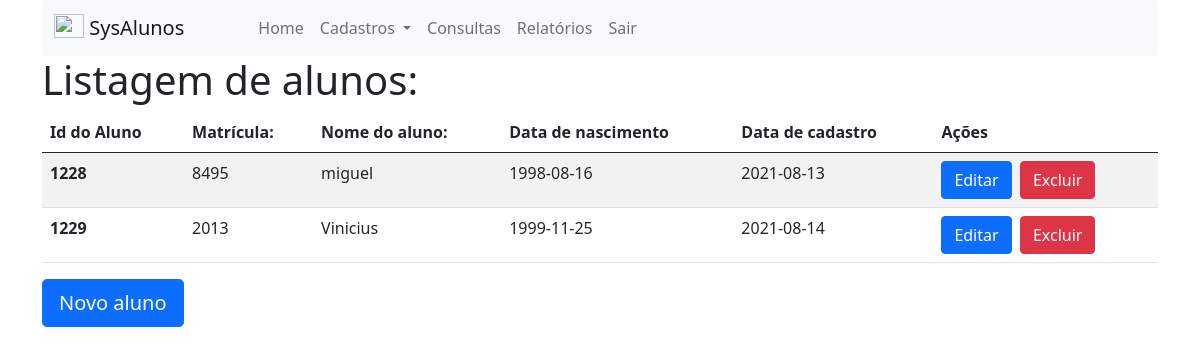
The page /alunos_list.php on the database its author committed.
### tables this page shows
CREATE TABLE `alunos` (
  `idalunos` int(10) unsigned NOT NULL AUTO_INCREMENT,
  `matricula` varchar(45) NOT NULL,
  `nome` varchar(100) NOT NULL,
  `dt_nascimento` date NOT NULL,
  `dt_cadastro` date NOT NULL,
  PRIMARY KEY (`idalunos`)
);

### alunos_list.php (the view, shortened to what this page needs)
<?php
    require_once("conexao.php");
    $tipoAcesso = $_SESSION["tipo_acesso"];
?>
<!DOCTYPE html>
<html lang="pt-br">
<head>
    <link href="css/bootstrap.min.css" rel="stylesheet">
    <link href="css/sweetalert2.css" rel="stylesheet">
</head>
<body>
<div class="container">
    <nav class="navbar navbar-expand-lg navbar-light bg-light rounded">
            <div class="container-fluid">
                <a class="navbar-brand" href="#">
                    <img src="img/studentmeets_4873.png" alt="" width="30" height="24" class="d-inline-block align-text-top">
                    SysAlunos
                </a>
            <div class="collapse navbar-collapse" id="navbarSupportedContent">
                    <ul class="navbar-nav me-auto mb-2 mb-lg-0" style="margin-left: 50px;">
                        <li class="nav-item">
                            <a class="nav-link" aria-current="page" href="admin.php">Home</a>
                        </li>
                        <?php
                            $mnuCadastro = "<li class='nva-item dropdown active'>
                                            <a class='nav-link dropdown-toggle' href='#' id='mnuCadastroDown' role='button' data-bs-toggle='dropdown' aria-expanded='false'>
                                            Cadastros
                                            </a>
                                            <ul class='dropdown-menu aria-labelledby='mnuCadastroDown'>
                                            <li><a class='dropdown-item' href='usuarios_list.php'>Cadastro de usuários</a></li>
                                            <li><a class='dropdown-item' href='alunos_list.php'>Cadastro de alunos</a></li>
                                            <li><a class='dropdown-item' href='materias_list.php'>Cadastro de matérias</a></li>
                                            <li><hr class='dropdown-divider'></li>
                                            <li><a class='dropdown-item' href='alunomateria_list.php'>Cadastro de materias por alunos</a></li>
                                            </ul>
                                        </li>";
                            $mnuConsultas  = "<li class='nav-item'><a class='nav-link' href='#'>Consultas</a></li>";
                            $mnuRelatorios = "<li class='nav-item'><a class='nav-link' href='#'>Relatórios</a></li>";
                            if($tipoAcesso == 0){
                                echo $mnuCadastro;
                            }
                            if($tipoAcesso == 0 || $tipoAcesso == 1){
                                echo $mnuConsultas;
                            }
                            if($tipoAcesso == 0 || $tipoAcesso == 2){
                                echo $mnuRelatorios;
                            }
                        ?>
                        <li class="nav-item">
                            <a class="nav-link" href="logout.php">Sair</a>
                        </li>
                    </ul>
                </div>
            </div>
        </nav>
        <h1>Listagem de alunos:</h1>
        <table class="table table-striped">
            <thead>
                <tr>
                    <th scope="col">Id do Aluno</th>
                    <th scope="col">Matrícula:</th>
                    <th scope="col">Nome do aluno:</th>
                    <th scope="col">Data de nascimento</th>
                    <th scope="col">Data de cadastro</th>
                    <th scope="col">Ações</th>
                </tr>
            </thead>
            <tbody>
                <?php
                $sql = "SELECT idalunos, matricula, nome, dt_nascimento, dt_cadastro FROM alunos ORDER BY nome";
                $resp = mysqli_query($conexao_bd, $sql);
                while($rows=mysqli_fetch_row($resp)){
                    echo "<tr>";
                    echo "<th scope='row'>$rows[0]</th>";
                    echo "<td>$rows[1]</td>";
                    echo "<td>$rows[2]</td>";
                    echo "<td>$rows[3]</td>";
                    echo "<td>$rows[4]</td>";
                    echo "<td>
                            <a class='btn btn-primary' href='alunos_edit.php?idAluno=$rows[0]'
                            role='button'>Editar</a>&nbsp;
                            <a class='btn btn-danger'  href='javascript:excluirAluno($rows[0])'
                            role='button'>Excluir</a>
                        </td>";
                    echo "</tr>";
                }
                ?>
            </tbody>
        </table>
        <a class="btn btn-lg btn-primary" href="alunos_edit.php?idAluno=0"
        role="button">Novo aluno</a>
</div>
</body>
</html>

### rows shown on the page
alunos: idalunos "1228", matricula "8495", nome "miguel", dt_nascimento "1998-08-16", dt_cadastro "2021-08-13"
alunos: idalunos "1229", matricula "2013", nome "Vinicius", dt_nascimento "1999-11-25", dt_cadastro "2021-08-14"
